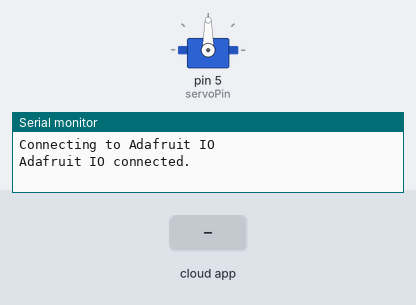
Simulated run of this sketch. Board: Arduino Uno, built with avr-gcc and run on an emulated ATmega328P. Shown: servo, the last lines printed to the serial monitor. Inputs (shaded band) come from the test bench.

Above: at 2.7 s.
2.8 s: the phone or cloud app sets digital to 0
At 4.0 s:
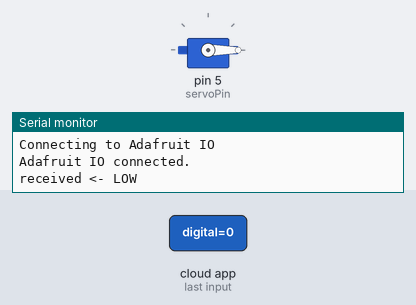
5.3 s: the phone or cloud app sets digital to 1
At 6.8 s:
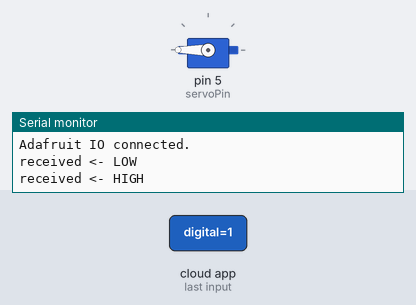
Timing chart, 0 to 8.3 s (numbered marks = the images above; inputs shaded):
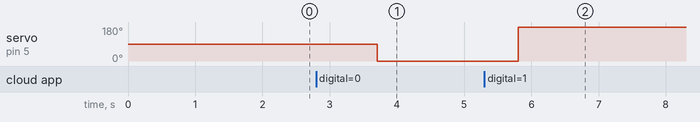

The sketch:

feeder.ino
```cpp
#include "config.h"
#include <Servo.h>


// digital pin 5
#define servoPin 5
Servo Servo1;


// set up the 'digital' feed
AdafruitIO_Feed *digital = io.feed("digital");

void setup() {
Servo1.attach(servoPin);
  // set led pin as a digital output
 // pinMode(LED_PIN, OUTPUT);

  // start the serial connection
  Serial.begin(115200);

  // wait for serial monitor to open
  while(! Serial);

  // connect to io.adafruit.com
  Serial.print("Connecting to Adafruit IO");
  io.connect();

  // set up a message handler for the 'digital' feed.
  // the handleMessage function (defined below)
  // will be called whenever a message is
  // received from adafruit io.
  digital->onMessage(handleMessage);

  // wait for a connection
  while(io.status() < AIO_CONNECTED) {
    Serial.print(".");
    delay(500);
  }

  // we are connected
  Serial.println();
  Serial.println(io.statusText());
  digital->get();

}

void loop() {

  // io.run(); is required for all sketches.
  // it should always be present at the top of your loop
  // function. it keeps the client connected to
  // io.adafruit.com, and processes any incoming data.
  io.run();
  delay(2000);

}


void handleMessage(AdafruitIO_Data *data) {

  Serial.print("received <- ");
  //Serial.print(data->toPinLevel());
//  Serial.print(data);
//  Serial.print(&data);
 // Serial.print(*data);


  if(data->toPinLevel() == HIGH){
    Serial.println("HIGH");
    Servo1.write(180);}
  else{
    Serial.println("LOW");
    Servo1.write(0);}


}
```

config.h
```cpp
/************************ Adafruit IO Config *******************************/

// visit io.adafruit.com if you need to create an account,
// or if you need your Adafruit IO key.
#define IO_USERNAME    ""
#define IO_KEY         ""

/******************************* WIFI **************************************/

// the AdafruitIO_WiFi client will work with the following boards:
//   - HUZZAH ESP8266 Breakout -> https://www.adafruit.com/products/2471
//   - Feather HUZZAH ESP8266 -> https://www.adafruit.com/products/2821
//   - Feather M0 WiFi -> https://www.adafruit.com/products/3010
//   - Feather WICED -> https://www.adafruit.com/products/3056

#define WIFI_SSID       "SNFCC-FREE-WIFI"
#define WIFI_PASS       ""

// comment out the following two lines if you are using fona or ethernet
#include "AdafruitIO_WiFi.h"
AdafruitIO_WiFi io(IO_USERNAME, IO_KEY, WIFI_SSID, WIFI_PASS);


/******************************* FONA **************************************/

// the AdafruitIO_FONA client will work with the following boards:
//   - Feather 32u4 FONA -> https://www.adafruit.com/product/3027

// uncomment the following two lines for 32u4 FONA,
// and comment out the AdafruitIO_WiFi client in the WIFI section
// #include "AdafruitIO_FONA.h"
// AdafruitIO_FONA io(IO_USERNAME, IO_KEY);


/**************************** ETHERNET ************************************/

// the AdafruitIO_Ethernet client will work with the following boards:
//   - Ethernet FeatherWing -> https://www.adafruit.com/products/3201

// uncomment the following two lines for ethernet,
// and comment out the AdafruitIO_WiFi client in the WIFI section
// #include "AdafruitIO_Ethernet.h"
// AdafruitIO_Ethernet io(IO_USERNAME, IO_KEY);
```

Measured:
- after the input at 2.8 s, servo on pin 5 (servoPin): 90° → 0° after 0.90 s
- after the input at 5.3 s, servo on pin 5 (servoPin): 0° → 180° after 0.50 s
